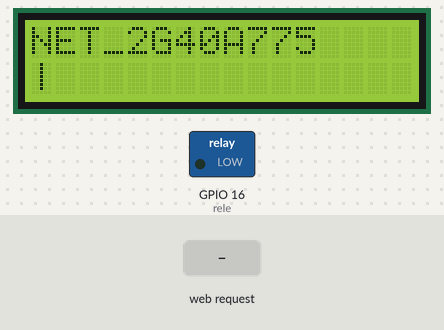
Simulated run of this sketch. Board: ESP8266 (NodeMCU). On the bench: 16×2 character LCD, switched loads named in the sketch (green lamp = pin HIGH). The test bench sets the inputs (shaded band). WiFi joins after 1.5 s; servers stay silent unless stated.

Above: at 0.6 s.
At 3.8 s:
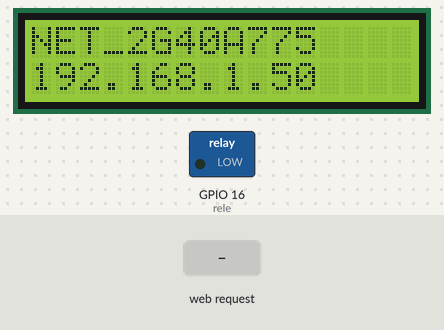
3.9 s: HTTP request GET /rele=ON received
At 4.2 s:
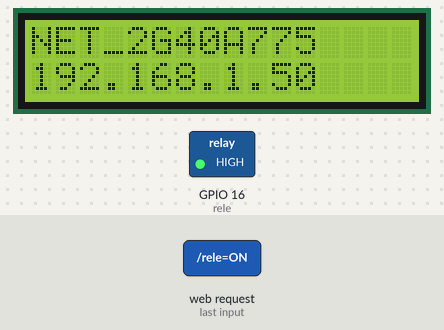
5.4 s: HTTP request GET /rele=OFF received
At 6.2 s:
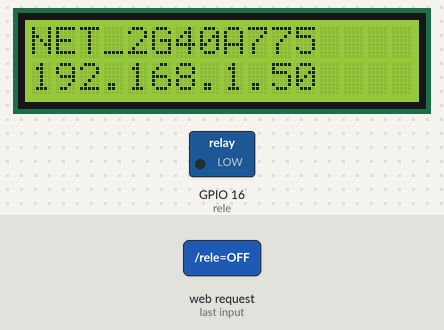
Timing chart, 0 to 8.4 s (numbered marks = the images above; inputs shaded):
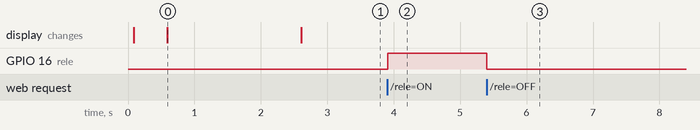

The sketch:

NodeMCU-Rele-SensorTensao-LCD.ino
```cpp
#include "Wire.h"
#include "LiquidCrystal_I2C.h"
#include "ESP8266WiFi.h"

const char* rede = "dbs-note-153";
const char* redeX = "NET_2G40A775";
const char* senhaX = "F840A775";
const char* senha = "c4nn4b1s";

const int rele = 16;
LiquidCrystal_I2C lcd(0x3F,16,2);
WiFiServer server(80);

void setup(){
  pinMode(rele, OUTPUT);
  digitalWrite(rele, LOW);

  lcd.init();
  lcd.backlight();
  lcd.setCursor(0,0);
  delay(10);

  lcd.print(redeX);
  lcd.setCursor(0,1);

  WiFi.begin(redeX, senhaX);

  while (WiFi.status() != WL_CONNECTED){
    delay(500);
    lcd.setCursor(0,1);
    lcd.print("_");
    lcd.setCursor(0,1);
    lcd.print("|");
  }

  server.begin();

  delay(1000);
  lcd.setCursor(0,1);
  lcd.print(WiFi.localIP());
}

void loop() {
  delay(10);
  WiFiClient client = server.available();
  if(!client){
    return;
  }

  //Serial.println("new client");
  while(!client.available()){
    delay(1);
  }

  String request = client.readStringUntil('\r');
  //Serial.println(request);
  client.flush();

  int value = LOW;
  if(request.indexOf("/rele=ON") != -1){
    digitalWrite(rele, HIGH);
    value = HIGH;
  }
  if(request.indexOf("/rele=OFF") != -1){
    digitalWrite(rele, LOW);
    value = LOW;
  }

  // Set relePin according to the request
  //digitalWrite(relePin, value);
  // Return the response
  client.println("HTTP/1.1 200 OK");
  client.println("Content-Type: text/html");
  client.println(""); //  do not forget this one
  client.println("<!DOCTYPE HTML>");
  client.println("<html>");

  client.print("Lampada : ");

  if(value == HIGH) {
    client.print("LIGADA");
  } else {
    client.print("DESLIGADA");
  }
  client.println("<br><br>");
  client.println("<a href=\"/rele=ON\"\"><button>Ligar</button></a>");
  client.println("<a href=\"/rele=OFF\"\"><button>Desligar</button></a><br />");
  client.println("</html>");

  delay(1);
  //Serial.println("Client disonnected");
  //Serial.println("");

}
 
```

Measured:
- after the input at 3.9 s, GPIO 16 (rele): LOW → HIGH at once
- after the input at 5.4 s, GPIO 16 (rele): HIGH → LOW at once
- what the display in image 0 shows lasts 2.0 s, from 0.6 s to 2.6 s
